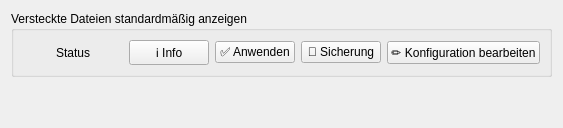
          <widget class="QWidget" name="desktopTab">
           <attribute name="title">
            <string>🖥️ Desktop</string>
           </attribute>
           <layout class="QVBoxLayout" name="desktopLayout">
            <item>
             <widget class="QGroupBox" name="showHiddenFilesGroupBox">
              <property name="title">
               <string>Versteckte Dateien standardmäßig anzeigen</string>
              </property>
              <layout class="QHBoxLayout" name="showHiddenFilesLayout">
               <item>
                <widget class="QLabel" name="showHiddenFilesStatusLabel">
                 <property name="minimumSize">
                  <size>
                   <width>100</width>
                   <height>0</height>
                  </size>
                 </property>
                 <property name="maximumSize">
                  <size>
                   <width>100</width>
                   <height>16777215</height>
                  </size>
                 </property>
                 <property name="text">
                  <string>Status</string>
                 </property>
                 <property name="alignment">
                  <set>Qt::AlignCenter</set>
                 </property>
                </widget>
               </item>
               <item>
                <widget class="QPushButton" name="showHiddenFilesToggle">
                 <property name="text">
                  <string>ℹ️ Info</string>
                 </property>
                </widget>
               </item>
               <item>
                <widget class="QPushButton" name="showHiddenFilesApplyButton">
                 <property name="text">
                  <string>✅ Anwenden</string>
                 </property>
                </widget>
               </item>
               <item>
                <widget class="QPushButton" name="showHiddenFilesBackupButton">
                 <property name="text">
                  <string>💾 Sicherung</string>
                 </property>
                </widget>
               </item>
               <item>
                <widget class="QPushButton" name="showHiddenFilesConfigButton">
                 <property name="text">
                  <string>✏️ Konfiguration bearbeiten</string>
                 </property>
                </widget>
               </item>
              </layout>
             </widget>
            </item>
            <item>
             <spacer>
              <property name="orientation">
               <enum>Qt::Orientation::Vertical</enum>
              </property>
              <property name="sizeHint" stdset="0">
               <size>
                <width>20</width>
                <height>40</height>
               </size>
              </property>
             </spacer>
            </item>
           </layout>
          </widget>
